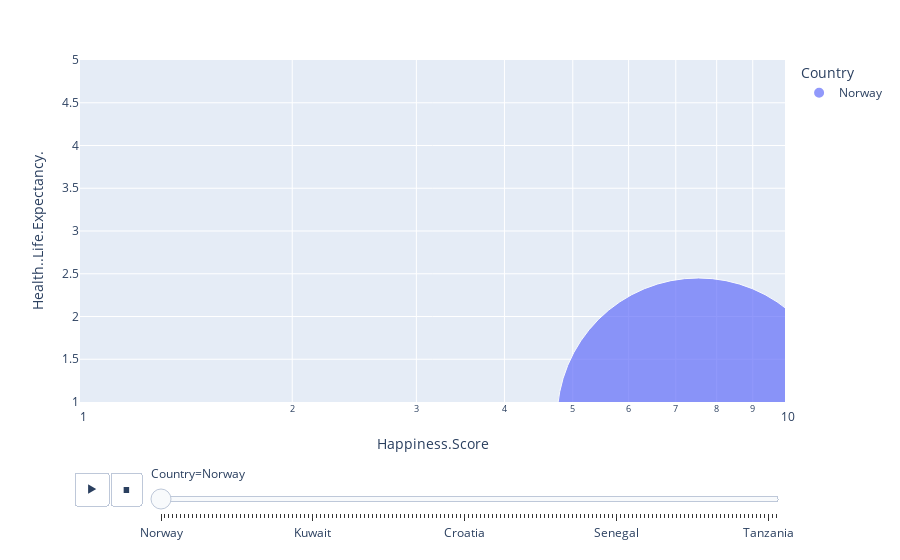

The notebook cell this image was saved under:
### Code cell
#plot animation graph
animation_graph_1()

### Figure 1 — Plotly figure (JSON) as saved in the notebook; plotly's stock layout.template omitted (floating-point values rounded to 4 significant figures)
{"data": [{"hoverlabel": {"namelength": 0}, "hovertemplate": "Country=Norway<br>Happiness.Score=%{x}<br>Health..Life.Expectancy.=%{y}<br>size=%{marker.size}", "ids": ["Norway"], "legendgroup": "Norway", "marker": {"color": "#636efa", "size": [7537.0], "sizemode": "area", "sizeref": 0.1884, "symbol": "circle"}, "mode": "markers", "name": "Norway", "showlegend": true, "type": "scatter", "x": [7.537], "xaxis": "x", "y": [0.7967], "yaxis": "y"}], "layout": {"legend": {"itemsizing": "constant", "title": {"text": "Country"}, "tracegroupgap": 0}, "margin": {"t": 60}, "sliders": [{"active": 0, "currentvalue": {"prefix": "Country="}, "len": 0.9, "pad": {"b": 10, "t": 60}, "steps": [{"args": [["Norway"], {"frame": {"duration": 0, "redraw": false}, "fromcurrent": true, "mode": "immediate", "transition": {"duration": 0, "easing": "linear"}}], "label": "Norway", "method": "animate"}, {"args": [["Denmark"], {"frame": {"duration": 0, "redraw": false}, "fromcurrent": true, "mode": "immediate", "transition": {"duration": 0, "easing": "linear"}}], "label": "Denmark", "method": "animate"}, {"args": [["Iceland"], {"frame": {"duration": 0, "redraw": false}, "fromcurrent": true, "mode": "immediate", "transition": {"duration": 0, "easing": "linear"}}], "label": "Iceland", "method": "animate"}, {"args": [["Switzerland"], {"frame": {"duration": 0, "redraw": false}, "fromcurrent": true, "mode": "immediate", "transition": {"duration": 0, "easing": "linear"}}], "label": "Switzerland", "method": "animate"}, {"args": [["Finland"], {"frame": {"duration": 0, "redraw": false}, "fromcurrent": true, "mode": "immediate", "transition": {"duration": 0, "easing": "linear"}}], "label": "Finland", "method": "animate"}, {"args": [["Netherlands"], {"frame": {"duration": 0, "redraw": false}, "fromcurrent": true, "mode": "immediate", "transition": {"duration": 0, "easing": "linear"}}], "label": "Netherlands", "method": "animate"}, {"args": [["Canada"], {"frame": {"duration": 0, "redraw": false}, "fromcurrent": true, "mode": "immediate", "transition": {"duration": 0, "easing": "linear"}}], "label": "Canada", "method": "animate"}, {"args": [["New Zealand"], {"frame": {"duration": 0, "redraw": false}, "fromcurrent": true, "mode": "immediate", "transition": {"duration": 0, "easing": "linear"}}], "label": "New Zealand", "method": "animate"}, {"args": [["Sweden"], {"frame": {"duration": 0, "redraw": false}, "fromcurrent": true, "mode": "immediate", "transition": {"duration": 0, "easing": "linear"}}], "label": "Sweden", "method": "animate"}, {"args": [["Australia"], {"frame": {"duration": 0, "redraw": false}, "fromcurrent": true, "mode": "immediate", "transition": {"duration": 0, "easing": "linear"}}], "label": "Australia", "method": "animate"}, {"args": [["Israel"], {"frame": {"duration": 0, "redraw": false}, "fromcurrent": true, "mode": "immediate", "transition": {"duration": 0, "easing": "linear"}}], "label": "Israel", "method": "animate"}, {"args": [["Costa Rica"], {"frame": {"duration": 0, "redraw": false}, "fromcurrent": true, "mode": "immediate", "transition": {"duration": 0, "easing": "linear"}}], "label": "Costa Rica", "method": "animate"}, {"args": [["Austria"], {"frame": {"duration": 0, "redraw": false}, "fromcurrent": true, "mode": "immediate", "transition": {"duration": 0, "easing": "linear"}}], "label": "Austria", "method": "animate"}, {"args": [["United States"], {"frame": {"duration": 0, "redraw": false}, "fromcurrent": true, "mode": "immediate", "transition": {"duration": 0, "easing": "linear"}}], "label": "United States", "method": "animate"}, {"args": [["Ireland"], {"frame": {"duration": 0, "redraw": false}, "fromcurrent": true, "mode": "immediate", "transition": {"duration": 0, "easing": "linear"}}], "label": "Ireland", "method": "animate"}, {"args": [["Germany"], {"frame": {"duration": 0, "redraw": false}, "fromcurrent": true, "mode": "immediate", "transition": {"duration": 0, "easing": "linear"}}], "label": "Germany", "method": "animate"}, {"args": [["Belgium"], {"frame": {"duration": 0, "redraw": false}, "fromcurrent": true, "mode": "immediate", "transition": {"duration": 0, "easing": "linear"}}], "label": "Belgium", "method": "animate"}, {"args": [["Luxembourg"], {"frame": {"duration": 0, "redraw": false}, "fromcurrent": true, "mode": "immediate", "transition": {"duration": 0, "easing": "linear"}}], "label": "Luxembourg", "method": "animate"}, {"args": [["United Kingdom"], {"frame": {"duration": 0, "redraw": false}, "fromcurrent": true, "mode": "immediate", "transition": {"duration": 0, "easing": "linear"}}], "label": "United Kingdom", "method": "animate"}, {"args": [["Chile"], {"frame": {"duration": 0, "redraw": false}, "fromcurrent": true, "mode": "immediate", "transition": {"duration": 0, "easing": "linear"}}], "label": "Chile", "method": "animate"}, {"args": [["United Arab Emirates"], {"frame": {"duration": 0, "redraw": false}, "fromcurrent": true, "mode": "immediate", "transition": {"duration": 0, "easing": "linear"}}], "label": "United Arab Emirates", "method": "animate"}, {"args": [["Brazil"], {"frame": {"duration": 0, "redraw": false}, "fromcurrent": true, "mode": "immediate", "transition": {"duration": 0, "easing": "linear"}}], "label": "Brazil", "method": "animate"}, {"args": [["Czech Republic"], {"frame": {"duration": 0, "redraw": false}, "fromcurrent": true, "mode": "immediate", "transition": {"duration": 0, "easing": "linear"}}], "label": "Czech Republic", "method": "animate"}, {"args": [["Argentina"], {"frame": {"duration": 0, "redraw": false}, "fromcurrent": true, "mode": "immediate", "transition": {"duration": 0, "easing": "linear"}}], "label": "Argentina", "method": "animate"}, {"args": [["Mexico"], {"frame": {"duration": 0, "redraw": false}, "fromcurrent": true, "mode": "immediate", "transition": {"duration": 0, "easing": "linear"}}], "label": "Mexico", "method": "animate"}, {"args": [["Singapore"], {"frame": {"duration": 0, "redraw": false}, "fromcurrent": true, "mode": "immediate", "transition": {"duration": 0, "easing": "linear"}}], "label": "Singapore", "method": "animate"}, {"args": [["Malta"], {"frame": {"duration": 0, "redraw": false}, "fromcurrent": true, "mode": "immediate", "transition": {"duration": 0, "easing": "linear"}}], "label": "Malta", "method": "animate"}, {"args": [["Uruguay"], {"frame": {"duration": 0, "redraw": false}, "fromcurrent": true, "mode": "immediate", "transition": {"duration": 0, "easing": "linear"}}], "label": "Uruguay", "method": "animate"}, {"args": [["Guatemala"], {"frame": {"duration": 0, "redraw": false}, "fromcurrent": true, "mode": "immediate", "transition": {"duration": 0, "easing": "linear"}}], "label": "Guatemala", "method": "animate"}, {"args": [["Panama"], {"frame": {"duration": 0, "redraw": false}, "fromcurrent": true, "mode": "immediate", "transition": {"duration": 0, "easing": "linear"}}], "label": "Panama", "method": "animate"}, {"args": [["France"], {"frame": {"duration": 0, "redraw": false}, "fromcurrent": true, "mode": "immediate", "transition": {"duration": 0, "easing": "linear"}}], "label": "France", "method": "animate"}, {"args": [["Thailand"], {"frame": {"duration": 0, "redraw": false}, "fromcurrent": true, "mode": "immediate", "transition": {"duration": 0, "easing": "linear"}}], "label": "Thailand", "method": "animate"}, {"args": [["Taiwan Province of China"], {"frame": {"duration": 0, "redraw": false}, "fromcurrent": true, "mode": "immediate", "transition": {"duration": 0, "easing": "linear"}}], "label": "Taiwan Province of China", "method": "animate"}, {"args": [["Spain"], {"frame": {"duration": 0, "redraw": false}, "fromcurrent": true, "mode": "immediate", "transition": {"duration": 0, "easing": "linear"}}], "label": "Spain", "method": "animate"}, {"args": [["Qatar"], {"frame": {"duration": 0, "redraw": false}, "fromcurrent": true, "mode": "immediate", "transition": {"duration": 0, "easing": "linear"}}], "label": "Qatar", "method": "animate"}, {"args": [["Colombia"], {"frame": {"duration": 0, "redraw": false}, "fromcurrent": true, "mode": "immediate", "transition": {"duration": 0, "easing": "linear"}}], "label": "Colombia", "method": "animate"}, {"args": [["Saudi Arabia"], {"frame": {"duration": 0, "redraw": false}, "fromcurrent": true, "mode": "immediate", "transition": {"duration": 0, "easing": "linear"}}], "label": "Saudi Arabia", "method": "animate"}, {"args": [["Trinidad and Tobago"], {"frame": {"duration": 0, "redraw": false}, "fromcurrent": true, "mode": "immediate", "transition": {"duration": 0, "easing": "linear"}}], "label": "Trinidad and Tobago", "method": "animate"}, {"args": [["Kuwait"], {"frame": {"duration": 0, "redraw": false}, "fromcurrent": true, "mode": "immediate", "transition": {"duration": 0, "easing": "linear"}}], "label": "Kuwait", "method": "animate"}, {"args": [["Slovakia"], {"frame": {"duration": 0, "redraw": false}, "fromcurrent": true, "mode": "immediate", "transition": {"duration": 0, "easing": "linear"}}], "label": "Slovakia", "method": "animate"}, {"args": [["Bahrain"], {"frame": {"duration": 0, "redraw": false}, "fromcurrent": true, "mode": "immediate", "transition": {"duration": 0, "easing": "linear"}}], "label": "Bahrain", "method": "animate"}, {"args": [["Malaysia"], {"frame": {"duration": 0, "redraw": false}, "fromcurrent": true, "mode": "immediate", "transition": {"duration": 0, "easing": "linear"}}], "label": "Malaysia", "method": "animate"}, {"args": [["Nicaragua"], {"frame": {"duration": 0, "redraw": false}, "fromcurrent": true, "mode": "immediate", "transition": {"duration": 0, "easing": "linear"}}], "label": "Nicaragua", "method": "animate"}, {"args": [["Ecuador"], {"frame": {"duration": 0, "redraw": false}, "fromcurrent": true, "mode": "immediate", "transition": {"duration": 0, "easing": "linear"}}], "label": "Ecuador", "method": "animate"}, {"args": [["El Salvador"], {"frame": {"duration": 0, "redraw": false}, "fromcurrent": true, "mode": "immediate", "transition": {"duration": 0, "easing": "linear"}}], "label": "El Salvador", "method": "animate"}, {"args": [["Poland"], {"frame": {"duration": 0, "redraw": false}, "fromcurrent": true, "mode": "immediate", "transition": {"duration": 0, "easing": "linear"}}], "label": "Poland", "method": "animate"}, {"args": [["Uzbekistan"], {"frame": {"duration": 0, "redraw": false}, "fromcurrent": true, "mode": "immediate", "transition": {"duration": 0, "easing": "linear"}}], "label": "Uzbekistan", "method": "animate"}, {"args": [["Italy"], {"frame": {"duration": 0, "redraw": false}, "fromcurrent": true, "mode": "immediate", "transition": {"duration": 0, "easing": "linear"}}], "label": "Italy", "method": "animate"}, {"args": [["Russia"], {"frame": {"duration": 0, "redraw": false}, "fromcurrent": true, "mode": "immediate", "transition": {"duration": 0, "easing": "linear"}}], "label": "Russia", "method": "animate"}, {"args": [["Belize"], {"frame": {"duration": 0, "redraw": false}, "fromcurrent": true, "mode": "immediate", "transition": {"duration": 0, "easing": "linear"}}], "label": "Belize", "method": "animate"}, {"args": [["Japan"], {"frame": {"duration": 0, "redraw": false}, "fromcurrent": true, "mode": "immediate", "transition": {"duration": 0, "easing": "linear"}}], "label": "Japan", "method": "animate"}, {"args": [["Lithuania"], {"frame": {"duration": 0, "redraw": false}, "fromcurrent": true, "mode": "immediate", "transition": {"duration": 0, "easing": "linear"}}], "label": "Lithuania", "method": "animate"}, {"args": [["Algeria"], {"frame": {"duration": 0, "redraw": false}, "fromcurrent": true, "mode": "immediate", "transition": {"duration": 0, "easing": "linear"}}], "label": "Algeria", "method": "animate"}, {"args": [["Latvia"], {"frame": {"duration": 0, "redraw": false}, "fromcurrent": true, "mode": "immediate", "transition": {"duration": 0, "easing": "linear"}}], "label": "Latvia", "method": "animate"}, {"args": [["South Korea"], {"frame": {"duration": 0, "redraw": false}, "fromcurrent": true, "mode": "immediate", "transition": {"duration": 0, "easing": "linear"}}], "label": "South Korea", "method": "animate"}, {"args": [["Moldova"], {"frame": {"duration": 0, "redraw": false}, "fromcurrent": true, "mode": "immediate", "transition": {"duration": 0, "easing": "linear"}}], "label": "Moldova", "method": "animate"}, {"args": [["Romania"], {"frame": {"duration": 0, "redraw": false}, "fromcurrent": true, "mode": "immediate", "transition": {"duration": 0, "easing": "linear"}}], "label": "Romania", "method": "animate"}, {"args": [["Bolivia"], {"frame": {"duration": 0, "redraw": false}, "fromcurrent": true, "mode": "immediate", "transition": {"duration": 0, "easing": "linear"}}], "label": "Bolivia", "method": "animate"}, {"args": [["Turkmenistan"], {"frame": {"duration": 0, "redraw": false}, "fromcurrent": true, "mode": "immediate", "transition": {"duration": 0, "easing": "linear"}}], "label": "Turkmenistan", "method": "animate"}, {"args": [["Kazakhstan"], {"frame": {"duration": 0, "redraw": false}, "fromcurrent": true, "mode": "immediate", "transition": {"duration": 0, "easing": "linear"}}], "label": "Kazakhstan", "method": "animate"}, {"args": [["North Cyprus"], {"frame": {"duration": 0, "redraw": false}, "fromcurrent": true, "mode": "immediate", "transition": {"duration": 0, "easing": "linear"}}], "label": "North Cyprus", "method": "animate"}, {"args": [["Slovenia"], {"frame": {"duration": 0, "redraw": false}, "fromcurrent": true, "mode": "immediate", "transition": {"duration": 0, "easing": "linear"}}], "label": "Slovenia", "method": "animate"}, {"args": [["Peru"], {"frame": {"duration": 0, "redraw": false}, "fromcurrent": true, "mode": "immediate", "transition": {"duration": 0, "easing": "linear"}}], "label": "Peru", "method": "animate"}, {"args": [["Mauritius"], {"frame": {"duration": 0, "redraw": false}, "fromcurrent": true, "mode": "immediate", "transition": {"duration": 0, "easing": "linear"}}], "label": "Mauritius", "method": "animate"}, {"args": [["Cyprus"], {"frame": {"duration": 0, "redraw": false}, "fromcurrent": true, "mode": "immediate", "transition": {"duration": 0, "easing": "linear"}}], "label": "Cyprus", "method": "animate"}, {"args": [["Estonia"], {"frame": {"duration": 0, "redraw": false}, "fromcurrent": true, "mode": "immediate", "transition": {"duration": 0, "easing": "linear"}}], "label": "Estonia", "method": "animate"}, {"args": [["Belarus"], {"frame": {"duration": 0, "redraw": false}, "fromcurrent": true, "mode": "immediate", "transition": {"duration": 0, "easing": "linear"}}], "label": "Belarus", "method": "animate"}, {"args": [["Libya"], {"frame": {"duration": 0, "redraw": false}, "fromcurrent": true, "mode": "immediate", "transition": {"duration": 0, "easing": "linear"}}], "label": "Libya", "method": "animate"}, {"args": [["Turkey"], {"frame": {"duration": 0, "redraw": false}, "fromcurrent": true, "mode": "immediate", "transition": {"duration": 0, "easing": "linear"}}], "label": "Turkey", "method": "animate"}, {"args": [["Paraguay"], {"frame": {"duration": 0, "redraw": false}, "fromcurrent": true, "mode": "immediate", "transition": {"duration": 0, "easing": "linear"}}], "label": "Paraguay", "method": "animate"}, {"args": [["Hong Kong S.A.R., China"], {"frame": {"duration": 0, "redraw": false}, "fromcurrent": true, "mode": "immediate", "transition": {"duration": 0, "easing": "linear"}}], "label": "Hong Kong S.A.R., China", "method": "animate"}, {"args": [["Philippines"], {"frame": {"duration": 0, "redraw": false}, "fromcurrent": true, "mode": "immediate", "transition": {"duration": 0, "easing": "linear"}}], "label": "Philippines", "method": "animate"}, {"args": [["Serbia"], {"frame": {"duration": 0, "redraw": false}, "fromcurrent": true, "mode": "immediate", "transition": {"duration": 0, "easing": "linear"}}], "label": "Serbia", "method": "animate"}, {"args": [["Jordan"], {"frame": {"duration": 0, "redraw": false}, "fromcurrent": true, "mode": "immediate", "transition": {"duration": 0, "easing": "linear"}}], "label": "Jordan", "method": "animate"}, {"args": [["Hungary"], {"frame": {"duration": 0, "redraw": false}, "fromcurrent": true, "mode": "immediate", "transition": {"duration": 0, "easing": "linear"}}], "label": "Hungary", "method": "animate"}, {"args": [["Jamaica"], {"frame": {"duration": 0, "redraw": false}, "fromcurrent": true, "mode": "immediate", "transition": {"duration": 0, "easing": "linear"}}], "label": "Jamaica", "method": "animate"}, {"args": [["Croatia"], {"frame": {"duration": 0, "redraw": false}, "fromcurrent": true, "mode": "immediate", "transition": {"duration": 0, "easing": "linear"}}], "label": "Croatia", "method": "animate"}, {"args": [["Kosovo"], {"frame": {"duration": 0, "redraw": false}, "fromcurrent": true, "mode": "immediate", "transition": {"duration": 0, "easing": "linear"}}], "label": "Kosovo", "method": "animate"}, {"args": [["China"], {"frame": {"duration": 0, "redraw": false}, "fromcurrent": true, "mode": "immediate", "transition": {"duration": 0, "easing": "linear"}}], "label": "China", "method": "animate"}, {"args": [["Pakistan"], {"frame": {"duration": 0, "redraw": false}, "fromcurrent": true, "mode": "immediate", "transition": {"duration": 0, "easing": "linear"}}], "label": "Pakistan", "method": "animate"}, {"args": [["Indonesia"], {"frame": {"duration": 0, "redraw": false}, "fromcurrent": true, "mode": "immediate", "transition": {"duration": 0, "easing": "linear"}}], "label": "Indonesia", "method": "animate"}, {"args": [["Venezuela"], {"frame": {"duration": 0, "redraw": false}, "fromcurrent": true, "mode": "immediate", "transition": {"duration": 0, "easing": "linear"}}], "label": "Venezuela", "method": "animate"}, {"args": [["Montenegro"], {"frame": {"duration": 0, "redraw": false}, "fromcurrent": true, "mode": "immediate", "transition": {"duration": 0, "easing": "linear"}}], "label": "Montenegro", "method": "animate"}, {"args": [["Morocco"], {"frame": {"duration": 0, "redraw": false}, "fromcurrent": true, "mode": "immediate", "transition": {"duration": 0, "easing": "linear"}}], "label": "Morocco", "method": "animate"}, {"args": [["Azerbaijan"], {"frame": {"duration": 0, "redraw": false}, "fromcurrent": true, "mode": "immediate", "transition": {"duration": 0, "easing": "linear"}}], "label": "Azerbaijan", "method": "animate"}, {"args": [["Dominican Republic"], {"frame": {"duration": 0, "redraw": false}, "fromcurrent": true, "mode": "immediate", "transition": {"duration": 0, "easing": "linear"}}], "label": "Dominican Republic", "method": "animate"}, {"args": [["Greece"], {"frame": {"duration": 0, "redraw": false}, "fromcurrent": true, "mode": "immediate", "transition": {"duration": 0, "easing": "linear"}}], "label": "Greece", "method": "animate"}, {"args": [["Lebanon"], {"frame": {"duration": 0, "redraw": false}, "fromcurrent": true, "mode": "immediate", "transition": {"duration": 0, "easing": "linear"}}], "label": "Lebanon", "method": "animate"}, {"args": [["Portugal"], {"frame": {"duration": 0, "redraw": false}, "fromcurrent": true, "mode": "immediate", "transition": {"duration": 0, "easing": "linear"}}], "label": "Portugal", "method": "animate"}, {"args": [["Bosnia and Herzegovina"], {"frame": {"duration": 0, "redraw": false}, "fromcurrent": true, "mode": "immediate", "transition": {"duration": 0, "easing": "linear"}}], "label": "Bosnia and Herzegovina", "method": "animate"}, {"args": [["Honduras"], {"frame": {"duration": 0, "redraw": false}, "fromcurrent": true, "mode": "immediate", "transition": {"duration": 0, "easing": "linear"}}], "label": "Honduras", "method": "animate"}, {"args": [["Macedonia"], {"frame": {"duration": 0, "redraw": false}, "fromcurrent": true, "mode": "immediate", "transition": {"duration": 0, "easing": "linear"}}], "label": "Macedonia", "method": "animate"}, {"args": [["Somalia"], {"frame": {"duration": 0, "redraw": false}, "fromcurrent": true, "mode": "immediate", "transition": {"duration": 0, "easing": "linear"}}], "label": "Somalia", "method": "animate"}, {"args": [["Vietnam"], {"frame": {"duration": 0, "redraw": false}, "fromcurrent": true, "mode": "immediate", "transition": {"duration": 0, "easing": "linear"}}], "label": "Vietnam", "method": "animate"}, {"args": [["Nigeria"], {"frame": {"duration": 0, "redraw": false}, "fromcurrent": true, "mode": "immediate", "transition": {"duration": 0, "easing": "linear"}}], "label": "Nigeria", "method": "animate"}, {"args": [["Tajikistan"], {"frame": {"duration": 0, "redraw": false}, "fromcurrent": true, "mode": "immediate", "transition": {"duration": 0, "easing": "linear"}}], "label": "Tajikistan", "method": "animate"}, {"args": [["Bhutan"], {"frame": {"duration": 0, "redraw": false}, "fromcurrent": true, "mode": "immediate", "transition": {"duration": 0, "easing": "linear"}}], "label": "Bhutan", "method": "animate"}, {"args": [["Kyrgyzstan"], {"frame": {"duration": 0, "redraw": false}, "fromcurrent": true, "mode": "immediate", "transition": {"duration": 0, "easing": "linear"}}], "label": "Kyrgyzstan", "method": "animate"}, {"args": [["Nepal"], {"frame": {"duration": 0, "redraw": false}, "fromcurrent": true, "mode": "immediate", "transition": {"duration": 0, "easing": "linear"}}], "label": "Nepal", "method": "animate"}, {"args": [["Mongolia"], {"frame": {"duration": 0, "redraw": false}, "fromcurrent": true, "mode": "immediate", "transition": {"duration": 0, "easing": "linear"}}], "label": "Mongolia", "method": "animate"}, {"args": [["South Africa"], {"frame": {"duration": 0, "redraw": false}, "fromcurrent": true, "mode": "immediate", "transition": {"duration": 0, "easing": "linear"}}], "label": "South Africa", "method": "animate"}, {"args": [["Tunisia"], {"frame": {"duration": 0, "redraw": false}, "fromcurrent": true, "mode": "immediate", "transition": {"duration": 0, "easing": "linear"}}], "label": "Tunisia", "method": "animate"}, {"args": [["Palestinian Territories"], {"frame": {"duration": 0, "redraw": false}, "fromcurrent": true, "mode": "immediate", "transition": {"duration": 0, "easing": "linear"}}], "label": "Palestinian Territories", "method": "animate"}, {"args": [["Egypt"], {"frame": {"duration": 0, "redraw": false}, "fromcurrent": true, "mode": "immediate", "transition": {"duration": 0, "easing": "linear"}}], "label": "Egypt", "method": "animate"}, {"args": [["Bulgaria"], {"frame": {"duration": 0, "redraw": false}, "fromcurrent": true, "mode": "immediate", "transition": {"duration": 0, "easing": "linear"}}], "label": "Bulgaria", "method": "animate"}, {"args": [["Sierra Leone"], {"frame": {"duration": 0, "redraw": false}, "fromcurrent": true, "mode": "immediate", "transition": {"duration": 0, "easing": "linear"}}], "label": "Sierra Leone", "method": "animate"}, {"args": [["Cameroon"], {"frame": {"duration": 0, "redraw": false}, "fromcurrent": true, "mode": "immediate", "transition": {"duration": 0, "easing": "linear"}}], "label": "Cameroon", "method": "animate"}, {"args": [["Iran"], {"frame": {"duration": 0, "redraw": false}, "fromcurrent": true, "mode": "immediate", "transition": {"duration": 0, "easing": "linear"}}], "label": "Iran", "method": "animate"}, {"args": [["Albania"], {"frame": {"duration": 0, "redraw": false}, "fromcurrent": true, "mode": "immediate", "transition": {"duration": 0, "easing": "linear"}}], "label": "Albania", "method": "animate"}, {"args": [["Bangladesh"], {"frame": {"duration": 0, "redraw": false}, "fromcurrent": true, "mode": "immediate", "transition": {"duration": 0, "easing": "linear"}}], "label": "Bangladesh", "method": "animate"}, {"args": [["Namibia"], {"frame": {"duration": 0, "redraw": false}, "fromcurrent": true, "mode": "immediate", "transition": {"duration": 0, "easing": "linear"}}], "label": "Namibia", "method": "animate"}, {"args": [["Kenya"], {"frame": {"duration": 0, "redraw": false}, "fromcurrent": true, "mode": "immediate", "transition": {"duration": 0, "easing": "linear"}}], "label": "Kenya", "method": "animate"}, {"args": [["Mozambique"], {"frame": {"duration": 0, "redraw": false}, "fromcurrent": true, "mode": "immediate", "transition": {"duration": 0, "easing": "linear"}}], "label": "Mozambique", "method": "animate"}, {"args": [["Myanmar"], {"frame": {"duration": 0, "redraw": false}, "fromcurrent": true, "mode": "immediate", "transition": {"duration": 0, "easing": "linear"}}], "label": "Myanmar", "method": "animate"}, {"args": [["Senegal"], {"frame": {"duration": 0, "redraw": false}, "fromcurrent": true, "mode": "immediate", "transition": {"duration": 0, "easing": "linear"}}], "label": "Senegal", "method": "animate"}, {"args": [["Zambia"], {"frame": {"duration": 0, "redraw": false}, "fromcurrent": true, "mode": "immediate", "transition": {"duration": 0, "easing": "linear"}}], "label": "Zambia", "method": "animate"}, {"args": [["Iraq"], {"frame": {"duration": 0, "redraw": false}, "fromcurrent": true, "mode": "immediate", "transition": {"duration": 0, "easing": "linear"}}], "label": "Iraq", "method": "animate"}, {"args": [["Gabon"], {"frame": {"duration": 0, "redraw": false}, "fromcurrent": true, "mode": "immediate", "transition": {"duration": 0, "easing": "linear"}}], "label": "Gabon", "method": "animate"}, {"args": [["Ethiopia"], {"frame": {"duration": 0, "redraw": false}, "fromcurrent": true, "mode": "immediate", "transition": {"duration": 0, "easing": "linear"}}], "label": "Ethiopia", "method": "animate"}, {"args": [["Sri Lanka"], {"frame": {"duration": 0, "redraw": false}, "fromcurrent": true, "mode": "immediate", "transition": {"duration": 0, "easing": "linear"}}], "label": "Sri Lanka", "method": "animate"}, {"args": [["Armenia"], {"frame": {"duration": 0, "redraw": false}, "fromcurrent": true, "mode": "immediate", "transition": {"duration": 0, "easing": "linear"}}], "label": "Armenia", "method": "animate"}, {"args": [["India"], {"frame": {"duration": 0, "redraw": false}, "fromcurrent": true, "mode": "immediate", "transition": {"duration": 0, "easing": "linear"}}], "label": "India", "method": "animate"}, {"args": [["Mauritania"], {"frame": {"duration": 0, "redraw": false}, "fromcurrent": true, "mode": "immediate", "transition": {"duration": 0, "easing": "linear"}}], "label": "Mauritania", "method": "animate"}, {"args": [["Congo (Brazzaville)"], {"frame": {"duration": 0, "redraw": false}, "fromcurrent": true, "mode": "immediate", "transition": {"duration": 0, "easing": "linear"}}], "label": "Congo (Brazzaville)", "method": "animate"}, {"args": [["Georgia"], {"frame": {"duration": 0, "redraw": false}, "fromcurrent": true, "mode": "immediate", "transition": {"duration": 0, "easing": "linear"}}], "label": "Georgia", "method": "animate"}, {"args": [["Congo (Kinshasa)"], {"frame": {"duration": 0, "redraw": false}, "fromcurrent": true, "mode": "immediate", "transition": {"duration": 0, "easing": "linear"}}], "label": "Congo (Kinshasa)", "method": "animate"}, {"args": [["Mali"], {"frame": {"duration": 0, "redraw": false}, "fromcurrent": true, "mode": "immediate", "transition": {"duration": 0, "easing": "linear"}}], "label": "Mali", "method": "animate"}, {"args": [["Ivory Coast"], {"frame": {"duration": 0, "redraw": false}, "fromcurrent": true, "mode": "immediate", "transition": {"duration": 0, "easing": "linear"}}], "label": "Ivory Coast", "method": "animate"}, {"args": [["Cambodia"], {"frame": {"duration": 0, "redraw": false}, "fromcurrent": true, "mode": "immediate", "transition": {"duration": 0, "easing": "linear"}}], "label": "Cambodia", "method": "animate"}, {"args": [["Sudan"], {"frame": {"duration": 0, "redraw": false}, "fromcurrent": true, "mode": "immediate", "transition": {"duration": 0, "easing": "linear"}}], "label": "Sudan", "method": "animate"}, {"args": [["Ghana"], {"frame": {"duration": 0, "redraw": false}, "fromcurrent": true, "mode": "immediate", "transition": {"duration": 0, "easing": "linear"}}], "label": "Ghana", "method": "animate"}, {"args": [["Ukraine"], {"frame": {"duration": 0, "redraw": false}, "fromcurrent": true, "mode": "immediate", "transition": {"duration": 0, "easing": "linear"}}], "label": "Ukraine", "method": "animate"}, {"args": [["Uganda"], {"frame": {"duration": 0, "redraw": false}, "fromcurrent": true, "mode": "immediate", "transition": {"duration": 0, "easing": "linear"}}], "label": "Uganda", "method": "animate"}, {"args": [["Burkina Faso"], {"frame": {"duration": 0, "redraw": false}, "fromcurrent": true, "mode": "immediate", "transition": {"duration": 0, "easing": "linear"}}], "label": "Burkina Faso", "method": "animate"}, {"args": [["Niger"], {"frame": {"duration": 0, "redraw": false}, "fromcurrent": true, "mode": "immediate", "transition": {"duration": 0, "easing": "linear"}}], "label": "Niger", "method": "animate"}, {"args": [["Malawi"], {"frame": {"duration": 0, "redraw": false}, "fromcurrent": true, "mode": "immediate", "transition": {"duration": 0, "easing": "linear"}}], "label": "Malawi", "method": "animate"}, {"args": [["Chad"], {"frame": {"duration": 0, "redraw": false}, "fromcurrent": true, "mode": "immediate", "transition": {"duration": 0, "easing": "linear"}}], "label": "Chad", "method": "animate"}, {"args": [["Zimbabwe"], {"frame": {"duration": 0, "redraw": false}, "fromcurrent": true, "mode": "immediate", "transition": {"duration": 0, "easing": "linear"}}], "label": "Zimbabwe", "method": "animate"}, {"args": [["Lesotho"], {"frame": {"duration": 0, "redraw": false}, "fromcurrent": true, "mode": "immediate", "transition": {"duration": 0, "easing": "linear"}}], "label": "Lesotho", "method": "animate"}, {"args": [["Angola"], {"frame": {"duration": 0, "redraw": false}, "fromcurrent": true, "mode": "immediate", "transition": {"duration": 0, "easing": "linear"}}], "label": "Angola", "method": "animate"}, {"args": [["Afghanistan"], {"frame": {"duration": 0, "redraw": false}, "fromcurrent": true, "mode": "immediate", "transition": {"duration": 0, "easing": "linear"}}], "label": "Afghanistan", "method": "animate"}, {"args": [["Botswana"], {"frame": {"duration": 0, "redraw": false}, "fromcurrent": true, "mode": "immediate", "transition": {"duration": 0, "easing": "linear"}}], "label": "Botswana", "method": "animate"}, {"args": [["Benin"], {"frame": {"duration": 0, "redraw": false}, "fromcurrent": true, "mode": "immediate", "transition": {"duration": 0, "easing": "linear"}}], "label": "Benin", "method": "animate"}, {"args": [["Madagascar"], {"frame": {"duration": 0, "redraw": false}, "fromcurrent": true, "mode": "immediate", "transition": {"duration": 0, "easing": "linear"}}], "label": "Madagascar", "method": "animate"}, {"args": [["Haiti"], {"frame": {"duration": 0, "redraw": false}, "fromcurrent": true, "mode": "immediate", "transition": {"duration": 0, "easing": "linear"}}], "label": "Haiti", "method": "animate"}, {"args": [["Yemen"], {"frame": {"duration": 0, "redraw": false}, "fromcurrent": true, "mode": "immediate", "transition": {"duration": 0, "easing": "linear"}}], "label": "Yemen", "method": "animate"}, {"args": [["South Sudan"], {"frame": {"duration": 0, "redraw": false}, "fromcurrent": true, "mode": "immediate", "transition": {"duration": 0, "easing": "linear"}}], "label": "South Sudan", "method": "animate"}, {"args": [["Liberia"], {"frame": {"duration": 0, "redraw": false}, "fromcurrent": true, "mode": "immediate", "transition": {"duration": 0, "easing": "linear"}}], "label": "Liberia", "method": "animate"}, {"args": [["Guinea"], {"frame": {"duration": 0, "redraw": false}, "fromcurrent": true, "mode": "immediate", "transition": {"duration": 0, "easing": "linear"}}], "label": "Guinea", "method": "animate"}, {"args": [["Togo"], {"frame": {"duration": 0, "redraw": false}, "fromcurrent": true, "mode": "immediate", "transition": {"duration": 0, "easing": "linear"}}], "label": "Togo", "method": "animate"}, {"args": [["Rwanda"], {"frame": {"duration": 0, "redraw": false}, "fromcurrent": true, "mode": "immediate", "transition": {"duration": 0, "easing": "linear"}}], "label": "Rwanda", "method": "animate"}, {"args": [["Syria"], {"frame": {"duration": 0, "redraw": false}, "fromcurrent": true, "mode": "immediate", "transition": {"duration": 0, "easing": "linear"}}], "label": "Syria", "method": "animate"}, {"args": [["Tanzania"], {"frame": {"duration": 0, "redraw": false}, "fromcurrent": true, "mode": "immediate", "transition": {"duration": 0, "easing": "linear"}}], "label": "Tanzania", "method": "animate"}, {"args": [["Burundi"], {"frame": {"duration": 0, "redraw": false}, "fromcurrent": true, "mode": "immediate", "transition": {"duration": 0, "easing": "linear"}}], "label": "Burundi", "method": "animate"}, {"args": [["Central African Republic"], {"frame": {"duration": 0, "redraw": false}, "fromcurrent": true, "mode": "immediate", "transition": {"duration": 0, "easing": "linear"}}], "label": "Central African Republic", "method": "animate"}], "x": 0.1, "xanchor": "left", "y": 0, "yanchor": "top"}], "updatemenus": [{"buttons": [{"args": [null, {"frame": {"duration": 500, "redraw": false}, "fromcurrent": true, "mode": "immediate", "transition": {"duration": 500, "easing": "linear"}}], "label": "&#9654;", "method": "animate"}, {"args": [[null], {"frame": {"duration": 0, "redraw": false}, "fromcurrent": true, "mode": "immediate", "transition": {"duration": 0, "easing": "linear"}}], "label": "&#9724;", "method": "animate"}], "direction": "left", "pad": {"r": 10, "t": 70}, "showactive": false, "type": "buttons", "x": 0.1, "xanchor": "right", "y": 0, "yanchor": "top"}], "xaxis": {"anchor": "y", "domain": [0, 1], "range": [0, 1], "title": {"text": "Happiness.Score"}, "type": "log"}, "yaxis": {"anchor": "x", "domain": [0, 1], "range": [1, 5], "title": {"text": "Health..Life.Expectancy."}}}}
